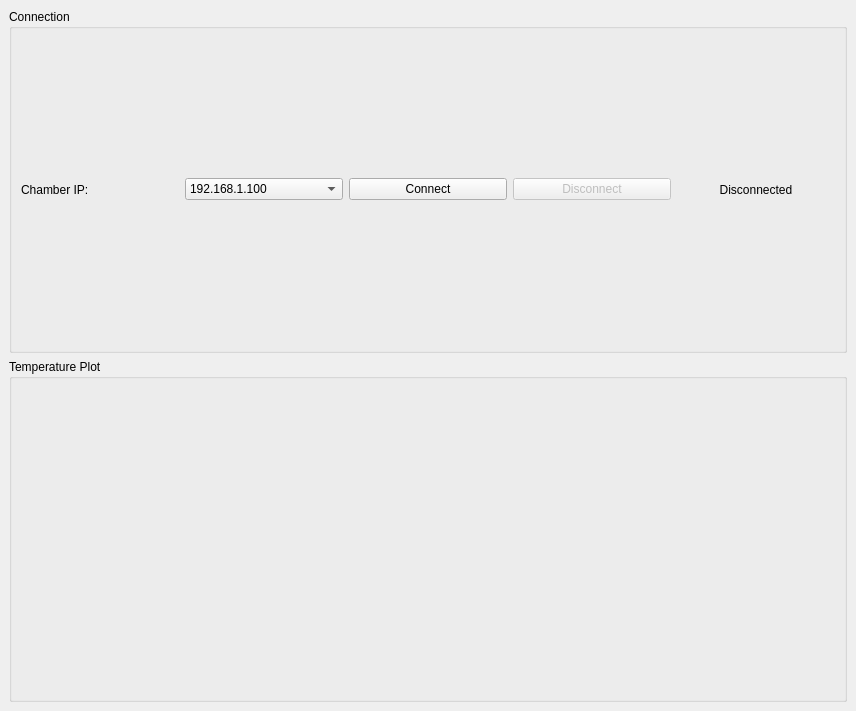
<?xml version="1.0" encoding="UTF-8"?>
<ui version="4.0">
 <class>MainWindow</class>
 <widget class="QMainWindow" name="MainWindow">
  <property name="geometry">
   <rect>
    <x>0</x>
    <y>0</y>
    <width>856</width>
    <height>711</height>
   </rect>
  </property>
  <property name="windowTitle">
   <string>Thermal Chamber Controller</string>
  </property>
  <widget class="QWidget" name="centralwidget">
   <layout class="QVBoxLayout" name="verticalLayout">
    <item>
     <widget class="QGroupBox" name="connectionGroup">
      <property name="title">
       <string>Connection</string>
      </property>
      <layout class="QHBoxLayout" name="horizontalLayout">
       <item>
        <widget class="QLabel" name="ipLabel">
         <property name="text">
          <string>Chamber IP:</string>
         </property>
        </widget>
       </item>
       <item>
        <widget class="QComboBox" name="ipCombo">
         <item>
          <property name="text">
           <string>192.168.1.100</string>
          </property>
         </item>
         <item>
          <property name="text">
           <string>192.168.1.101</string>
          </property>
         </item>
        </widget>
       </item>
       <item>
        <widget class="QPushButton" name="connectButton">
         <property name="text">
          <string>Connect</string>
         </property>
        </widget>
       </item>
       <item>
        <widget class="QPushButton" name="disconnectButton">
         <property name="enabled">
          <bool>false</bool>
         </property>
         <property name="text">
          <string>Disconnect</string>
         </property>
        </widget>
       </item>
       <item>
        <widget class="QLabel" name="statusLabel">
         <property name="text">
          <string>Disconnected</string>
         </property>
         <property name="alignment">
          <set>Qt::AlignmentFlag::AlignCenter</set>
         </property>
        </widget>
       </item>
      </layout>
     </widget>
    </item>
    <item>
     <widget class="QGroupBox" name="plotGroup">
      <property name="title">
       <string>Temperature Plot</string>
      </property>
      <layout class="QVBoxLayout" name="plotLayout"/>
     </widget>
    </item>
   </layout>
  </widget>
 </widget>
 <resources/>
 <connections/>
</ui>
